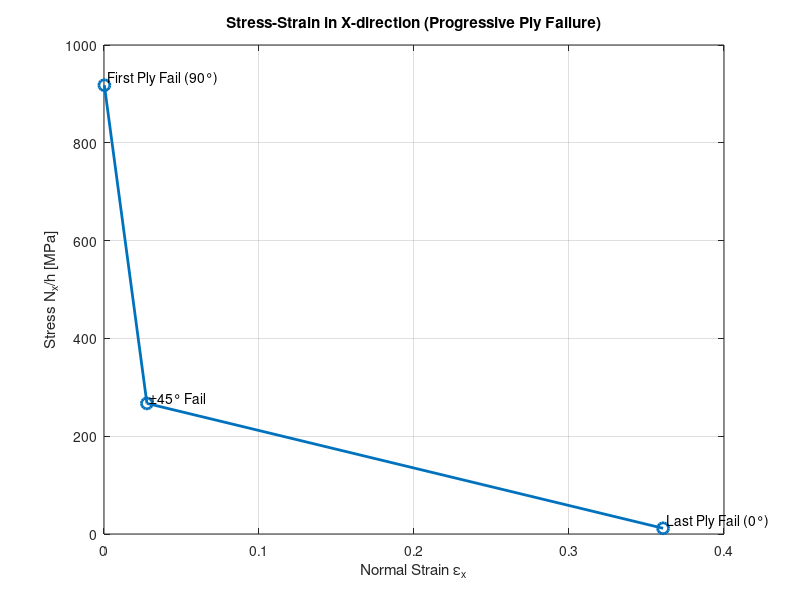
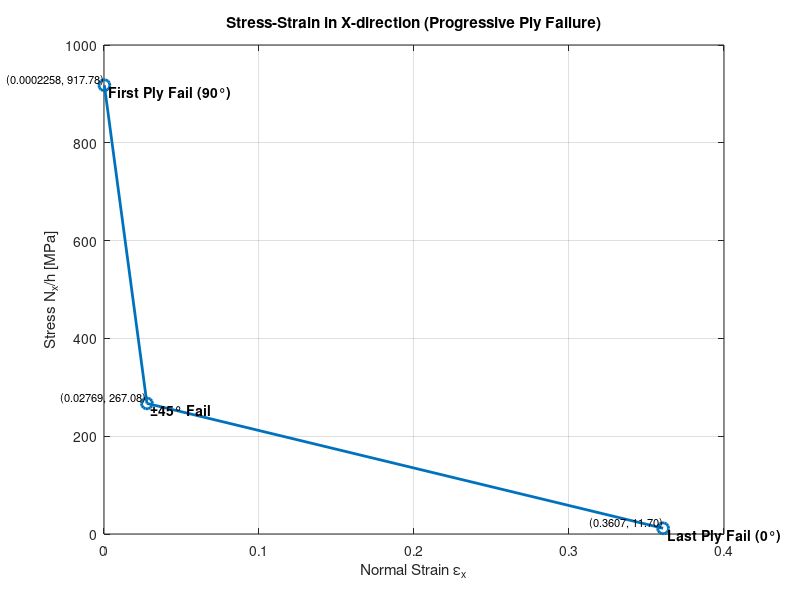

These figures' MATLAB source, in order:
clear;
clc;

%Properties for Torayca T700 G Carbon fiber
Ef = 588e9; %Pa
Vf = 0.6;
vf = 0.21;
Gf = Ef/(2*(1+vf));
%Properties for Expoxy used in aerospace composites
Em = 3.5e9; %Pa
Vm = 0.4; % volumetric
vm = 0.34; %Poissons Ratio
Gm = Em/(2*(1+vm));

t1 = 0.000625;

ply_pattern = [0, 90, +45, -45, 0, 90]; %0, -15,0 ,0,15, 0

% Define number of times to repeat this pattern
N = 8;  % This gives 6 * N plies (e.g., 240 plies if N = 40)

P = 70e6; %Pa
r = 0.0762;%m
E_al = 68.9e9;%Pa
tal= 0.003;%m

alpha_1 = -1.1e-6;     % Updated from datasheet
alpha_2 = 30e-6;      % in 1/°C
alpha_12 = 0;
alpha = [alpha_1; alpha_2; alpha_12];  % Material coord

beta_1 = 0;
beta_2 = 0.02;
beta_12= 0;
beta = [beta_1;
    beta_2;
    beta_12];

DeltaT = -60;     % Example: thermal change (°C)
DeltaC = 0.2;    % Example: moisture content change




%Elastic Approach E1 calculation
E1_ROM = Ef * Vf + Em * (1 - Vf);

numerator = 2 * Em * Ef * Vf * (vf - vm)^2 * (1 - Vf);

denominator = Ef * (2 * vm^2 * Vf - vm + Vf * vm - Vf - 1) + ...
              Em * (-1 - 2 * Vf * vf^2 + vf - Vf * vf + 2 * vf^2 + Vf);

E1 = E1_ROM - (numerator/denominator);

%************************Elastic Approach E2 calculation******************

nm = 3 - 4 * vm;
nf = 3 - 4 * vf;

% Compute bulk moduli
Kf = Ef / (2 * (1 + vf) * (1 - 2 * vf));
Km = Em / (2 * (1 + vm) * (1 - 2 * vm));

% Compute effective bulk modulus K*
numerator = Km * (Kf + Gm) * Vm + Kf * (Km + Gm) * Vf;
denominator = (Kf + Gm) * Vm + (Km + Gm) * Vf;
K_star = numerator / denominator;

% Compute m
m = 1 + 4 * K_star * (vf^2) / E1;

% Compute A, B, C (from quadratic for G23)
Gf_Gm = Gf / Gm;

A = 3 * Vf * (1 - Vf)^2 * (Gf_Gm - 1) * (Gf_Gm + nf) + ...
    ((Gf_Gm * nm + nf * nm - Gf_Gm * Vf^3 * (Vf * nm * (Gf_Gm - 1) - Gf_Gm * nm - 1)));

B = -3 * Vf * (1 - Vf)^2 * (Gf_Gm - 1) * (Gf_Gm + nf) + ...
    0.5 * (nm * Gf_Gm + Gf_Gm) * Vf + ...
    (nm - 1) * (Gf_Gm + nf) - ...
    2 * (Gf_Gm * nm - Gf_Gm * nf) * Vf^3 + ...
    (Vf / 2) * (nm + 1) * (Gf_Gm - 1) * ...
    (Gf_Gm + nf + Gf_Gm * (nm - nf)) * Vf^3;

C = 3 * Vf * (1 - Vf)^2 * (Gf_Gm - 1) * (Gf_Gm + nf) + ...
    (nm * Gf_Gm + (Gf_Gm - 1) * Vf + 1) * ...
    (Gf_Gm + nf + Gf_Gm * (nm - nf)) * Vf^3;

% Solve the quadratic A*x^2 + 2B*x + C = 0 for x = G23/Gm
coeffs = [A, 2*B, C];
roots_x = roots(coeffs);

% Choose positive, real root for G23
G23 = Gm * max(real(roots_x(real(roots_x) > 0)));

% Compute Poisson’s ratio ν23
v23 = (K_star - m * G23) / (K_star + m * G23);

% Compute E2
E2 = 2 * (1 + v23) * G23;

% Display results
fprintf('G23 = %.2f GPa\n', G23 / 1e9);
fprintf('ν23 = %.4f\n', v23);
fprintf('Transverse modulus E2 = %.2f GPa\n', E2 / 1e9);

% **********************Elasticity approach calculation of v12***********

numerator = Vf * Vm * (vf - vm) * ...
    (2 * Ef * vm^2 + vm * Ef - Ef + Em - Em * Vf - 2 * Em * vf^2);

denominator = (2 * vm^2 * Vf - vm + vm * Vf - 1 - Vf) * Ef + ...
              (2 * vf^2 - Vf * vf - 2 * Vf * vf^2 + Vf + vf - 1) * Em;

v12 = vf*Vf +vm*Vm + (numerator / denominator);

fprintf('Poisson''s ratio v12 = %.6f\n', v12);

%*********************Elasticity approach G12 calculations***************

G12 = Gm *((Gf*(1+Vf)+Gm*(1-Vf))/(Gf*(1-Vf)+Gm*(1+Vf)));

fprintf('Shear modulus G12= %.2f\n',G12);

v21 = v12 * E2 / E1;  % Ensure reciprocal relation
% Material properties
%E1 = 338e9;      % Pa
%E2 = 103e9;      % Pa
%G12 = 7.2e9;     % Pa
%v12 = 0.27;


% Reduced stiffness matrix [Q]
Q11 = E1 / (1 - v12 * v21);
Q12 = v12 * E2 / (1 - v12 * v21);
Q22 = E2 / (1 - v12 * v21);
Q66 = G12;

% Ply angles in degrees



% Build the full theta_deg vector
theta_deg = repmat(ply_pattern, 1, N);

% Count number of plies
nplies = length(theta_deg);

% Initialize 3D matrix to store Q_bar for each ply
Qbar_all = zeros(3, 3, nplies);

for i = 1:nplies
    theta = deg2rad(theta_deg(i));
    c = cos(theta);
    s = sin(theta);

    % Barred Q components from CLT (as in image)
    Q11_bar = Q11 * c^4 + Q22 * s^4 + 2*(Q12 + 2*Q66) * s^2 * c^2;
    Q12_bar = (Q11 + Q22 - 4*Q66) * s^2 * c^2 + Q12 * (s^4 + c^4);
    Q22_bar = Q11 * s^4 + Q22 * c^4 + 2*(Q12 + 2*Q66) * s^2 * c^2;
    Q16_bar = (Q11 - Q12 - 2*Q66) * c^3 * s - (Q22 - Q12 - 2*Q66) * s^3 * c;
    Q26_bar = (Q11 - Q12 - 2*Q66) * c * s^3 - (Q22 - Q12 - 2*Q66) * c^3 * s;
    Q66_bar = (Q11 + Q22 - 2*Q12 - 2*Q66) * s^2 * c^2 + Q66 * (s^4 + c^4);

    % Store the full Q̄ matrix
    Qbar_all(:,:,i) = [Q11_bar, Q12_bar, Q16_bar;
                       Q12_bar, Q22_bar, Q26_bar;
                       Q16_bar, Q26_bar, Q66_bar];
end

% Display result for the first ply
disp('Q̄ matrix for Ply 1 (Pa):');
for i = 1:nplies
disp(Qbar_all(:,:,i));
end
%****************************hcalculation*************************

n = nplies;                        % Number of plies

t_ply = t1;               % Ply thickness in meters
t = t_ply * ones(1, n);        % Vector of ply thicknesses

% Total laminate thickness
h = sum(t);

% Initialize surface position array
h_surface = zeros(1, n+1);     % h_0 to h_n

% Calculate h_0 (top surface)
h_surface(1) = -h/2;

% Loop through to calculate remaining surfaces
for k = 2:n+1
    h_surface(k) = h_surface(k-1) + t(k-1);   % bottom of ply k-1
end

% Display results
disp(['Total laminate thickness h = ', num2str(h), ' m']);
disp('z-positions of ply surfaces (from top h_0 to bottom h_n):');
disp(h_surface');

%**************************** A, B, D matrix calculation *************************

% Initialize A, B, and D matrices
A = zeros(3,3);
B = zeros(3,3);
D = zeros(3,3);

% Loop over each ply to compute contributions
for k = 1:n
    Qk = Qbar_all(:,:,k);             % Q̄ matrix for ply k
    z_k = h_surface(k+1);             % bottom surface of ply k
    z_k_1 = h_surface(k);             % top surface of ply k
    
    delta_z = z_k - z_k_1;
    
    A = A + Qk * delta_z;
    B = B + 0.5 * Qk * (z_k^2 - z_k_1^2);
    D = D + (1/3) * Qk * (z_k^3 - z_k_1^3);
end

% Display results
disp('A matrix [N/m]:');
disp(A);

disp('B matrix [N]:');
disp(B);

disp('D matrix [Nm]:');
disp(D);

%**************************** Inverses of A, B, D *************************

% Inverses of A, B, and D matrices
A_inv = inv(A);
B_inv = inv(B);
D_inv = inv(D);

% Display inverse matrices
disp('Inverse of A matrix [m/N]:');
disp(A_inv);

disp('Inverse of B matrix:');
disp(B_inv);

disp('Inverse of D matrix [1/Nm]:');
disp(D_inv);

% in plane engineering constant of a laminate

Ex = 1/(h*A_inv(1,1));
Ey = 1/(h*A_inv(2,2));
Gxy = 1/(h*A_inv(3,3));
vxy = - A_inv(1,2)/(A_inv(1,1));
vyx = - A_inv(1,2)/(A_inv(2,2));

%Flexural Engineering contants

Efx = 12/(h^3*D_inv(1,1));
Efy = 12/(h^3*D_inv(2,2));
Gfxy = 12/(h^3*D_inv(3,3));
vfxy = - D_inv(1,2)/(D_inv(1,1));
vfyx = - D_inv(1,2)/(D_inv(2,2));

% using the following equation calculated from hoop formula for thin wall
% pressure cylinder, which is Sigal = P*r/(tal+(E_comp * h/E_al))



%************stress(x) developed in alluminum linner due to pressure=70Mpa in cylinder ************

sigma_al = P*r/(tal+(Ex * h/E_al)); % should be less than sigma_al=(sigma_y)ult/SF which is sigma_al=255e6/2.5=1.02e8

%***************************Allowable stress for alluminum linner************
sigma_all=255e6/2;% allowable stress in x direction in alluminum

if sigma_al <= sigma_all
    fprintf('✅ Design is SAFE. sigma_al = %.2f MPa ≤ sigma_all = %.2f MPa\n', sigma_al/1e6, sigma_all/1e6);
else
    fprintf('❌ Design is NOT SAFE. sigma_al = %.2f MPa > sigma_all = %.2f MPa\n', sigma_al/1e6, sigma_all/1e6);
end





%****************Calculation for stress based on chapter 4 in Cabon fiber/epoxy laminate**************



% Assuming ply_pattern is in degrees (like [0 15 -15 ...])
T_inv = zeros(3, 3, nplies);
alpha_all = zeros(3, nplies);  % Store all α in global coord
alpha_new = zeros(3, nplies);

beta_all = zeros(3, nplies);  % Store all α in global coord
beta_new = zeros(3, nplies);
for i = 1:nplies

    theta = deg2rad(theta_deg(i));  % Convert degrees to radians
    c = cos(theta);
    s = sin(theta);

    % Transformation matrix for thermal expansion
    T_inv(:,:,i) = [c^2, s^2, -2*s*c;
                    s^2, c^2,  2*s*c;
                    s*c, -s*c, c^2 - s^2];

    % Apply transformation to α
    alpha_new(:,i) = T_inv(:,:,i) * alpha;
    alpha_all(:,i) = alpha_new(:,i);
 
    alpha_all(3,i) = alpha_new(3,i)/2;

    % Display
    fprintf('Alpha [x y xy] for Ply %d:\n', i);
    disp(alpha_all(:,i));

    beta_new(:,i) = T_inv(:,:,i) * beta;
    beta_all(:,i) = beta_new(:,i);
 
    beta_all(3,i) = beta_new(3,i)/2;

    % Display
    fprintf('beta [x y xy] for Ply %d:\n', i);
    disp(beta_all(:,i));

end

% Hygrothermal force/moment resultants



N_T = zeros(3,1);  % Thermal force
M_T = zeros(3,1);  % Thermal moment
N_C = zeros(3,1);  % Moisture force
M_C = zeros(3,1);  % Moisture moment

for k = 1:nplies

    Qk = Qbar_all(:,:,k);         % Q̄ for ply k
    alpha_k = alpha_all(:,k);     % Global α for ply k
    beta_k  = beta_all(:,k);      % Global β for ply k

    z_k = h_surface(k+1);         % bottom surface
    z_k_1 = h_surface(k);         % top surface

    delta_z = z_k - z_k_1;
    delta_z2 = z_k^2 - z_k_1^2;
    delta_z3 = z_k^3 - z_k_1^3;

    N_T = N_T + DeltaT * Qk * alpha_k * delta_z;
    M_T = M_T + 0.5 * DeltaT * Qk * alpha_k * delta_z2;

    N_C = N_C + DeltaC * Qk * beta_k * delta_z;
    M_C = M_C + 0.5 * DeltaC * Qk * beta_k * delta_z2;

end

% Display results
fprintf('\n--- Thermal Force Resultant N_T [N/m] ---\n');
disp(N_T);
fprintf('--- Thermal Moment Resultant M_T [Nm/m] ---\n');
disp(M_T);

fprintf('\n--- Moisture Force Resultant N_C [N/m] ---\n');
disp(N_C);
fprintf('--- Moisture Moment Resultant M_C [Nm/m] ---\n');
disp(M_C);

NM_T = [N_T; M_T]; %specificly for calculating hygrothermal properties

% Stack moisture force and moment
NM_C = [N_C; M_C]; %specificly for calculating hygrothermal properties

% Add them together
NMTC_total = NM_T + NM_C; %specificly for calculating hygrothermal properties

% Display the result
disp('Total Hygrothermal Force & Moment Resultant [N/m; Nm/m]:');
disp(NMTC_total);

ABD = [A,B;B,D];
disp(ABD);
ABD_inv = inv(ABD);
disp(ABD_inv);
%strain = zeros(3,1);
%*******************Hygrothermal Effect in a Cabon fiber/Epoxy Laminate **********************
%*************Starins in the laminate e0 and k*********************
strain = ABD_inv * NMTC_total;
disp('Starins in the mid plane fue to bending and curvature');
disp(strain);

e0 = [strain(1,1);
    strain(2,1);
    0]; %specificly for calculating hygrothermal properties


k = [0;
    0;
    strain(6,1)];%specificly for calculating hygrothermal properties


%*******************Hygrothermal Effect in a Cabon fiber/Epoxy Laminate **********************
%*************hygrothermal properties for bottom layer*********************
e_bottom = e0 + (h/2) * k;
disp('strain in x,y and xy for the bottom most layer is')
disp(e_bottom);

et_bottom = DeltaT * alpha_all(:,n);
disp('Thermal strain in x,y and xy for the bottom most layer is')
disp(et_bottom);

ec_bottom = DeltaC * beta_all(:,n);
disp('Moisture strain in x,y and xy for the bottom most layer is')
disp(ec_bottom);

em_bottom = e_bottom-et_bottom-ec_bottom;
disp('Mechanical strain in x,y and xy for the bottom most layer is')
disp(em_bottom);

sigma_bottom = Qbar_all(:,:,n) * em_bottom;
disp('stress in x,y and xy for the bottom most layer is')
disp(sigma_bottom);

%*************hygrothermal properties for top layer**********************
e_top = e0 + (-h/2) * k;
disp('strain in x,y and xy for the top most layer is')
disp(e_top);

et_top = DeltaT * alpha_all(:,1);
disp('Thermal strain in x,y and xy for the top most layer is')
disp(et_top);

ec_top = DeltaC * beta_all(:,1);
disp('Moisture strain in x,y and xy for the top most layer is')
disp(ec_top);

em_top = e_top-et_top-ec_top;
disp('Mechanical strain in x,y and xy for the top most layer is')
disp(em_top);

sigma_top = Qbar_all(:,:,1) * em_top;
disp('stress in x,y and xy for the top most layer is')
disp(sigma_top);

% *********** Strain Distribution Through Laminate Thickness no external load**************

% Use z-positions of ply interfaces (nplies + 1 values)
z_points = h_surface;  % Already defined from -h/2 to +h/2 at ply boundaries

% Preallocate strain array [εx; εy; γxy]
strain_through_laminate = zeros(3, length(z_points));

% Compute strain at each interface (z = h_surface(i))
for i = 1:length(z_points)
    z = z_points(i);
    strain_through_laminate(:,i) = e0 + z * k;
end


% *********** Stress Distribution applied Through Laminate Thickness no external load **************

% Use z-positions of ply interfaces (nplies + 1 values)
z_points = h_surface;

% Preallocate stress array [σx; σy; τxy]
stress_through_laminate = zeros(3, length(z_points));

% Compute stress using precomputed strain at each z_point
for i = 1:length(z_points)
    ply_index = min(i, nplies);  % Safely cap the index
    Qk = Qbar_all(:,:,ply_index);  % Use corresponding Qbar matrix
    
    % Compute stress
    stress = Qk * strain_through_laminate(:, i);
    
    % Store result
    stress_through_laminate(:, i) = stress;
end

%----------------chapter 4 finished----------------------------------------

%****************************Chafter 5*************************************

sigma_x_comp = (P * r) / (2 * (tal + (Ex * h / E_al)));
sigma_y_comp = (P * r) / (2 * (tal + (Ey * h / E_al)));
fprintf('⬆️sigma x composite  = %.2e N/m\n ', sigma_x_comp);
fprintf('⬆️sigma y composite = %.2e N/m\n', sigma_y_comp);

Nx = sigma_x_comp * h;

Ny = sigma_y_comp * h;

    
Nxy = 0;

Mx = 0;

My = 0;

Mxy = 0;

NM = [Nx;Ny;Nxy;Mx;My;Mxy];

%e0k = zeros(3);

e0k = ABD_inv * NM;

epsilon_0 = [e0k(1,1);e0k(2,1);e0k(3,1)];
kappa = [e0k(4,1);e0k(5,1);e0k(6,1)];

z_points = 0.5 * (h_surface(1:end-1) + h_surface(2:end));  % mid-plane of each ply

% Initialize strain arrays
strains_g = zeros(3, 1, nplies);  % global strain
strains_m = zeros(3, 1, nplies);  % mechanical strain
stresses_g = zeros(3, 1, nplies);   % resulting stress
stresses_l = zeros(3, 1, nplies);
strains_l = zeros(3,1, nplies);

T = zeros(3, 3, nplies);

R = [1,0,0;
    0,1,0;
    0,0,2]; % reuters matrix
R_inv = inv(R);

for k = 1:nplies
    z = z_points(k);  % mid-plane depth of kth ply

    % Equation (4.69): global strain at depth z
    strains_g(:,:,k) = epsilon_0 + z * kappa;

    % Only apply thermal and moisture strain for ply 1 (top surface)
   

    % Equation (4.70): mechanical strain in kth ply
    strains_m(:,:,k) = strains_g(:,:,k) ;

    % Equation (4.71): mechanical stress in kth ply
    Qk = Qbar_all(:,:,k);
    stresses_g(:,:,k) = Qk * strains_m(:,:,k);

theta = deg2rad(theta_deg(k));

    c = cos(theta);
    s = sin(theta);

    % Transformation matrix for thermal expansion
    T(:,:,k) = [c^2, s^2, 2*s*c;
                    s^2, c^2,  -2*s*c;
                    -s*c, s*c, c^2 - s^2];

    stresses_l(:,:,k) = T(:,:,k)*stresses_g(:,:,k);

   % strains_l (:,:,k) = R * T(:,:,k)* inv(R) * strains_g(:,:,k);
T_strain = [c^2, s^2, c*s;
            s^2, c^2, -c*s;
            -2*c*s, 2*c*s, c^2 - s^2];

strains_l(:,:,k) = T_strain * strains_g(:,:,k);
end


% ------------------- Tsai-Wu Strength Ratio Calculation -------------------

% Constants
sigma1T_u = 2.01e9;   % Longitudinal tensile
sigma1C_u = 0.79e9;   % Longitudinal compressive
sigma2T_u = 34e6;     % Transverse tensile (from 90° test)
sigma2C_u = 246e6;    % Transverse compressive (reasonable assumption)
shear12_u = 55e6;     % Shear strength
%et1_u = 0.015;       % Longitudinal tensile strain
%et2_u = 0.006;       % Transverse tensile strain
  % Shear strength tau12 [Pa]

% Packing-based transverse compressive strain
%d_s = (2*3^(1/3)*Vf/pi())^(1/2);%hexagonal packing
%ecm_u = sigmam_u / Em;

%ec2_u =((d_s)*(Em/Ef)+(1-(d_s)))*ecm_u;
%ef_ult = sigmaf_u / Ef;

% Ultimate stresses
%sigma1T_u = sigmaf_u * Vf + ef_ult * Em * (1 - Vf);
%sigma2T_u = E2 * et2_u;
%sigma1C_u = E1 * et2_u / v12;
%sigma2C_u = E2 * ec2_u;

% Tsai-Wu coefficients
H1 = 1/sigma1T_u - 1/sigma1C_u;
H2 = 1/sigma2T_u - 1/sigma2C_u;
H6 = 0;
H11 = 1 / (sigma1T_u * sigma1C_u);
H22 = 1 / (sigma2T_u * sigma2C_u);
H66 = 1 / (shear12_u^2);
H12 = -0.5 * sqrt(H11 * H22);

% Strength Ratio storage
SR_all = zeros(1, nplies);

for k = 1:nplies
    sigma1 = stresses_l(1,1,k);   % σ1 in local coords
    sigma2 = stresses_l(2,1,k);   % σ2
    tau12  = stresses_l(3,1,k);   % τ12

    % Coefficients of quadratic in SR
    A = H11 * sigma1^2 + H22 * sigma2^2 + H66 * tau12^2 + 2 * H12 * sigma1 * sigma2;
    B = H1 * sigma1 + H2 * sigma2 + H6 * tau12;

    % Solve for SR from Tsai-Wu failure criterion
    SR = (-B + sqrt(B^2 + 4*A)) / (2*A);
    SR_all(k) = SR;
end

% Display results
fprintf('\n--- Tsai-Wu Strength Ratios for Each Ply ---\n');
disp(SR_all');

% Find the minimum strength ratio and the index of the failing ply
[SR_min, min_index] = min(SR_all);

% Update Nx and Ny based on the minimum strength ratio
Nx = Nx * SR_min;
Ny = Ny *SR_min;

% Get ply angle that caused failure
failing_angle = theta_deg(min_index);

% Display information
fprintf('\n*** First Ply Failure ***\n');
fprintf('Minimum Strength Ratio (SR_min): %.4f\n', SR_min);
fprintf('Failing ply index: %d\n', min_index);
fprintf('Ply angle (deg): %d°\n', failing_angle);
fprintf('Updated Nx = %.2e N/m\n', Nx);
fprintf('Updated Ny = %.2e N/m\n', Ny);

Nx_fpf = Nx;
fprintf('\n⚠️ First Ply Failure Stress sigmax = %.4f\n', Nx_fpf);
ex0_fpf = epsilon_0(1);
fprintf('\n⚠️First Ply Failure Strain ex0 = %.4f\n', ex0_fpf);
Ny_fpf = Ny;
fprintf('\n⚠️ First Ply Failure Stress sigmay = %.4f\n', Ny_fpf);
ey0_fpf = epsilon_0(1);
fprintf('\n⚠️ First Ply Failure Strain ey0 = %.4f\n', ey0_fpf);
strain_x_history = ex0_fpf;
Nx_history = Nx_fpf;

% ------------------- Recalculate SR After Ply Failure -------------------

% Define the angle that has failed completely (e.g., 90°)
failed_angle_deg = failing_angle;

% Loop through all plies and zero Qbar if angle is failed
for k = 1:nplies
    if theta_deg(k) == failed_angle_deg
        Qbar_all(:,:,k) = zeros(3);  % Degrade completely
    end
end

% Recalculate A matrix with updated Qbar_all
A = zeros(3,3);
for k = 1:nplies
    z_k = h_surface(k+1);
    z_k_1 = h_surface(k);
    delta_z = z_k - z_k_1;
    A = A + Qbar_all(:,:,k) * delta_z;
end

B = zeros(3,3);
for k = 1:nplies
    z_k = h_surface(k+1);
    z_k_1 = h_surface(k);
    delta_z = z_k^2 - z_k_1^2;
    B = B + 0.5*Qbar_all(:,:,k) * delta_z;
end

D = zeros(3,3);
for k = 1:nplies
    z_k = h_surface(k+1);
    z_k_1 = h_surface(k);
    delta_z = z_k^3 - z_k_1^3;
    D = D + (1/3)*Qbar_all(:,:,k) * delta_z;
end


A_inv = inv(A);
B_inv = inv(B);
D_inv = inv(D);

% Recalculate mid-plane strain using updated loads
ABD = [A, B; B, D];
ABD_inv = inv(ABD);
NM = [Nx; Ny; 0; 0; 0; 0];

strain_k = ABD_inv * NM;
epsilon_0 = strain_k(1:3);
kappa = strain_k(4:6);

% Mid-plane z-points again
z_points = 0.5 * (h_surface(1:end-1) + h_surface(2:end));

% ------------------- Recalculate SR for Each Ply -------------------
SR_updated = ones(1, nplies);  % Default SR = 1 for failed plies

for k = 1:nplies
    if theta_deg(k) == failed_angle_deg
        continue;  % Skip already-failed ply
    end

    z = z_points(k);
    epsilon_g = epsilon_0 + z * kappa;

    theta = deg2rad(theta_deg(k));
    c = cos(theta);
    s = sin(theta);

    T = [c^2, s^2, 2*s*c;
         s^2, c^2, -2*s*c;
         -s*c, s*c, c^2 - s^2];

    T_strain = [c^2, s^2, c*s;
                s^2, c^2, -c*s;
                -2*c*s, 2*c*s, c^2 - s^2];

    epsilon_l = T_strain * epsilon_g;
    Qk = Qbar_all(:,:,k);
    sigma_g = Qk * epsilon_g;
    sigma_l = T * sigma_g;

    sigma1 = sigma_l(1);
    sigma2 = sigma_l(2);
    tau12 = sigma_l(3);

    % Tsai-Wu coefficients
    H1 = 1/sigma1T_u - 1/sigma1C_u;
    H2 = 1/sigma2T_u - 1/sigma2C_u;
    H6 = 0;
    H11 = 1/(sigma1T_u * sigma1C_u);
    H22 = 1/(sigma2T_u * sigma2C_u);
    H66 = 1/(shear12_u^2);
    H12 = -0.5 * sqrt(H11 * H22);

    A_tw = H11 * sigma1^2 + H22 * sigma2^2 + H66 * tau12^2 + 2 * H12 * sigma1 * sigma2;
    B_tw = H1 * sigma1 + H2 * sigma2;
    SR = (-B_tw + sqrt(B_tw^2 + 4*A_tw)) / (2*A_tw);

    SR_updated(k) = SR;
end

% ------------------- Display 2nd SR Values -------------------

fprintf('\n--- Updated Strength Ratios After %d° Ply Failure ---\n', failed_angle_deg);
for k = 1:nplies
    fprintf('Ply %3d (Angle %3d°):  SR = %.4f\n', k, theta_deg(k), SR_updated(k));
end

% Step 1: Remove plies that already failed (SR == 1 or Qbar == 0)
SR_filtered = SR_updated(SR_updated < 1 & SR_updated > 0);

% Step 2: Check if any plies are left to fail
if isempty(SR_filtered)
    fprintf('🛑 All plies have failed or no further failure possible.\n');

end

% Step 3: Get minimum SR (next ply to fail)
SR_min_next = min(SR_filtered);

% Step 4: Apply SR_min to increase applied load
Nx = Nx*SR_min_next ;
Ny = Ny*SR_min_next;

fprintf('\n⚠️ Next failing ply SR = %.6f\n', SR_min_next);
fprintf('⬆️ Updated Nx = %.2e N/m\n', Nx);
fprintf('⬆️ Updated Ny = %.2e N/m\n', Ny);

Nx_2pf = Nx;
fprintf('\n⚠️ second Ply Failure Stress sigmax = %.4f\n', Nx_2pf);
ex0_2pf = epsilon_0(1);
fprintf('\n⚠️ second Ply Failure Strain ex0 = %.4f\n', ex0_2pf);
Ny_2pf = Ny;
fprintf('\n⚠️ second Ply Failure load = %.4f\n', Ny_2pf);
ey0_2pf = epsilon_0(1);
fprintf('\n⚠️ second Ply Failure load= %.4f\n', ey0_2pf);
strain_x_history(end+1) = ex0_2pf;
Nx_history(end+1) = Nx_2pf;

%***********************3rd iteration for third angle*********************
% --- Third Iteration: Handle Failure of ±45° Plies ---

% Generalize: Mark plies with these angles as failed (degrade stiffness)
failed_angles_deg = [45, -45];

for k = 1:nplies
    if any(theta_deg(k) == failed_angles_deg)
        Qbar_all(:,:,k) = zeros(3);  % Fully degrade this ply
    end
end

% Recalculate A matrix
A = zeros(3,3);
for k = 1:nplies
    z_k = h_surface(k+1);
    z_k_1 = h_surface(k);
    A = A + Qbar_all(:,:,k) * (z_k - z_k_1);
end
A_inv = inv(A);

% Recompute mid-plane strain
ABD = [A, zeros(3); zeros(3), eye(3)];
ABD_inv = [A_inv, zeros(3); zeros(3), zeros(3)];
NM = [Nx; Ny; 0; 0; 0; 0];

strain_k = ABD_inv * NM;
epsilon_0 = strain_k(1:3);
kappa = strain_k(4:6);

% Compute SR values again
SR_third = ones(1, nplies);  % Default to 1 for failed plies
z_points = 0.5 * (h_surface(1:end-1) + h_surface(2:end));

for k = 1:nplies
    % Skip failed plies (Q = 0)
    if all(Qbar_all(:,:,k) == 0)
        continue;
    end

    z = z_points(k);
    epsilon_g = epsilon_0 + z * kappa;

    theta = deg2rad(theta_deg(k));
    c = cos(theta); s = sin(theta);

    % Transformation matrices
    T = [c^2, s^2, 2*s*c;
         s^2, c^2, -2*s*c;
         -s*c, s*c, c^2 - s^2];

    T_strain = [c^2, s^2, c*s;
                s^2, c^2, -c*s;
                -2*c*s, 2*c*s, c^2 - s^2];

    epsilon_l = T_strain * epsilon_g;
    Qk = Qbar_all(:,:,k);
    sigma_g = Qk * epsilon_g;
    sigma_l = T * sigma_g;

    sigma1 = sigma_l(1);
    sigma2 = sigma_l(2);
    tau12 = sigma_l(3);

    A_tw = H11 * sigma1^2 + H22 * sigma2^2 + H66 * tau12^2 + 2 * H12 * sigma1 * sigma2;
    B_tw = H1 * sigma1 + H2 * sigma2;

    if A_tw <= 0
        SR = 1;  % If no stiffness, treat as failed/inactive
    else
        SR = (-B_tw + sqrt(B_tw^2 + 4*A_tw)) / (2*A_tw);
    end

    SR_third(k) = SR;
end

% --- Display SRs ---
fprintf('\n--- Third Iteration: SRs for Remaining Plies ---\n');
for k = 1:nplies
    fprintf('Ply %3d (Angle %3d°):  SR = %.4f\n', k, theta_deg(k), SR_third(k));
end

% --- Filter SRs ---
SR_valid = SR_third(SR_third < 1 & SR_third > 0);

if isempty(SR_valid)
    fprintf('✅ All remaining plies are safe. No further failure detected.\n');
else
    SR_min_third = min(SR_valid);

    % Update loads for next iteration
    Nx = Nx*SR_min_third ;
    Ny = Ny*SR_min_third ;

    fprintf('\n⚠️ Third Iteration: Minimum SR = %.4f\n', SR_min_third);
    fprintf('⬆️ Updated Nx = %.2e N/m\n', Nx);
    fprintf('⬆️ Updated Ny = %.2e N/m\n', Ny);
end

Nx_Lpf = Nx;
fprintf('\n⚠️ Last Ply Failure Stress sigmax = %.4f\n', Nx_Lpf);
ex0_Lpf = epsilon_0(1);
fprintf('\n⚠️ Last Ply Failure Strain ex0 = %.4f\n', ex0_Lpf);
Ny_Lpf = Ny;
fprintf('\n⚠️ Last Ply Failure Load = %.4f\n', Ny_Lpf);
ey0_Lpf = epsilon_0(1);
fprintf('\n⚠️ Last Ply Failure load = %.4f\n', ey0_Lpf);

strain_x_history(end+1) = ex0_Lpf;
Nx_history(end+1) = Nx_Lpf;





%***********************4th iteration for fourth angle zero degrees*********************
% Degrade 0° plies: set Q = 0
final_failed_angle = 0;

for k = 1:nplies
    if theta_deg(k) == final_failed_angle
        Qbar_all(:,:,k) = zeros(3);  % Fully fail
    end
end

% Recompute A matrix with all failed plies
A = zeros(3,3);
for k = 1:nplies
    z_k = h_surface(k+1);
    z_k_1 = h_surface(k);
    A = A + Qbar_all(:,:,k) * (z_k - z_k_1);
end
A_inv = inv(A);

% Recompute laminate strain state
ABD = [A, zeros(3); zeros(3), eye(3)];
ABD_inv = [A_inv, zeros(3); zeros(3), zeros(3)];
NM = [Nx; Ny; 0; 0; 0; 0];

strain_k = ABD_inv * NM;
epsilon_0 = strain_k(1:3);
kappa = strain_k(4:6);

% Recompute SRs (should all be 1 or skipped now)
SR_final = ones(1, nplies);
z_points = 0.5 * (h_surface(1:end-1) + h_surface(2:end));

for k = 1:nplies
    if all(Qbar_all(:,:,k) == 0)
        continue;  % Skip already-failed
    end

    z = z_points(k);
    epsilon_g = epsilon_0 + z * kappa;

    theta = deg2rad(theta_deg(k));
    c = cos(theta);
    s = sin(theta);

    T = [c^2, s^2, 2*s*c;
         s^2, c^2, -2*s*c;
         -s*c, s*c, c^2 - s^2];

    T_strain = [c^2, s^2, c*s;
                s^2, c^2, -c*s;
                -2*c*s, 2*c*s, c^2 - s^2];

    epsilon_l = T_strain * epsilon_g;
    Qk = Qbar_all(:,:,k);
    sigma_g = Qk * epsilon_g;
    sigma_l = T * sigma_g;

    sigma1 = sigma_l(1);
    sigma2 = sigma_l(2);
    tau12 = sigma_l(3);

    A_tw = H11 * sigma1^2 + H22 * sigma2^2 + H66 * tau12^2 + 2 * H12 * sigma1 * sigma2;
    B_tw = H1 * sigma1 + H2 * sigma2;

    if A_tw <= 0
        SR = 1;  % Already failed
    else
        SR = (-B_tw + sqrt(B_tw^2 + 4*A_tw)) / (2*A_tw);
    end

    SR_final(k) = SR;
end

% Display SRs (final status)
fprintf('\n--- Final Iteration: 0° Ply SRs ---\n');
for k = 1:nplies
    fprintf('Ply %3d (Angle %3d°):  SR = %.4f\n', k, theta_deg(k), SR_final(k));
end

% Extract minimum SR from active plies
SR_last = SR_final(SR_final < 1 & SR_final > 0);

if isempty(SR_last)
    fprintf('\n✅ All 0° plies now failed. Design cannot carry further load.\n');
    fprintf('🛑 Last Ply Failure Load (Nx) = %.2e N/m\n', Nx);
    fprintf('🛑 Last Ply Failure Load (Ny) = %.2e N/m\n', Ny);
else
    SR_min_last = min(SR_last);

    % Update final failure load
    Nx = Nx*SR_min_last ;
    Ny = Ny*SR_min_last ;

    fprintf('\n⚠️ Final Ply SR = %.4f\n', SR_min_last);
    fprintf('🛑 Last Ply Failure Load (Nx) = %.2e N/m\n', Nx);
    fprintf('🛑 Last Ply Failure Load (Ny) = %.2e N/m\n', Ny);
end

% === Final Plot: Nx/h vs epsilon_x (Stress-Strain Curve) ===
figure;
plot(strain_x_history, Nx_history / h / 1e6, '-o', 'LineWidth', 2, 'MarkerSize', 8);
xlabel('Normal Strain \epsilon_x');
ylabel('Stress N_x/h [MPa]');
title('Stress-Strain in X-direction (Progressive Ply Failure)');
grid on;

% Add markers
text(strain_x_history(1), Nx_history(1)/h/1e6, ' First Ply Fail (90°)', 'VerticalAlignment', 'bottom');
text(strain_x_history(2), Nx_history(2)/h/1e6, ' ±45° Fail', 'VerticalAlignment', 'bottom');
text(strain_x_history(3), Nx_history(3)/h/1e6, ' Last Ply Fail (0°)', 'VerticalAlignment', 'bottom');

figure;
plot(strain_x_history, Nx_history / h / 1e6, '-o', 'LineWidth', 2, 'MarkerSize', 8);
xlabel('Normal Strain \epsilon_x');
ylabel('Stress N_x/h [MPa]');
title('Stress-Strain in X-direction (Progressive Ply Failure)');
grid on;

% Annotate each point with coordinates
for i = 1:length(strain_x_history)
    str_x = strain_x_history(i);
    str_y = Nx_history(i) / h / 1e6;
    label = sprintf('(%0.4g, %0.2f)', str_x, str_y);
    text(str_x, str_y, label, 'VerticalAlignment', 'bottom', 'HorizontalAlignment', 'right', 'FontSize', 8);
end

% Optionally, add failure labels if desired
text(strain_x_history(1), Nx_history(1)/h/1e6, ' First Ply Fail (90°)', 'VerticalAlignment', 'top', 'FontWeight', 'bold');
text(strain_x_history(2), Nx_history(2)/h/1e6, ' ±45° Fail', 'VerticalAlignment', 'top', 'FontWeight', 'bold');
text(strain_x_history(3), Nx_history(3)/h/1e6, ' Last Ply Fail (0°)', 'VerticalAlignment', 'top', 'FontWeight', 'bold');
